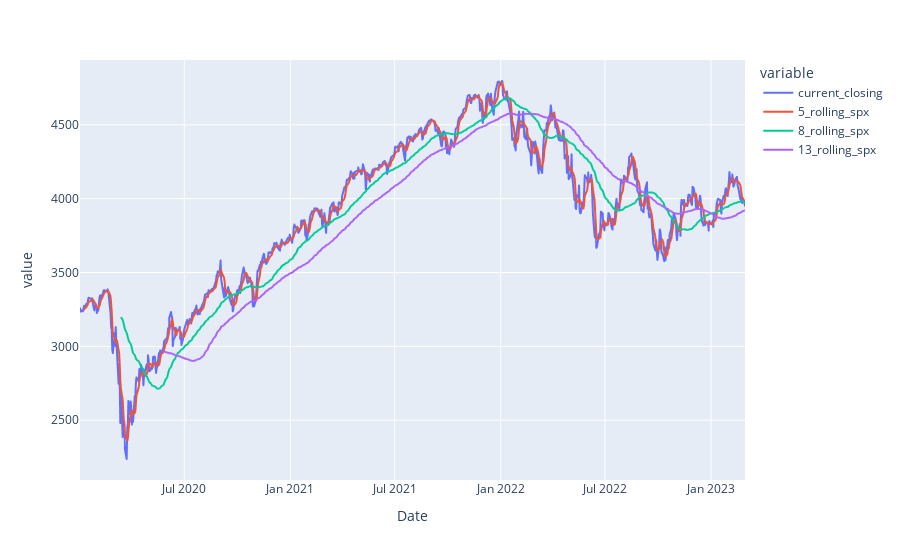

Notebook cell for this chart:
### Code cell
spx_close = spx['Close'].sort_index(ascending=True)
spx_shortterm_df = pd.DataFrame()
#Calculating 5-8-13 moving day averages for short term
spx_shortterm_df['current_closing'] = spx_close.copy()
spx_shortterm_df['5_rolling_spx'] = spx_close.rolling(window=5).mean()
spx_shortterm_df['8_rolling_spx'] = spx_close.rolling(window=50).mean()
spx_shortterm_df['13_rolling_spx'] = spx_close.rolling(window=100).mean()

spx_shortterm_df .head()



#Plotting 
px.line(spx_close)
fig = px.line(spx_shortterm_df)
fig.show()

### Figure 1 — Plotly figure (JSON) as saved in the notebook; plotly's stock layout.template omitted (floating-point values rounded to 4 significant figures; data arrays with more than 128 entries replaced by an {"elided": "..."} marker saying what was removed)
{"data": [{"hovertemplate": "variable=current_closing<br>Date=%{x}<br>value=%{y}<extra></extra>", "legendgroup": "current_closing", "line": {"color": "#636efa", "dash": "solid"}, "marker": {"symbol": "circle"}, "mode": "lines", "name": "current_closing", "showlegend": true, "type": "scattergl", "x": {"elided": "796 str values"}, "xaxis": "x", "y": {"elided": "796 float values"}, "yaxis": "y"}, {"hovertemplate": "variable=5_rolling_spx<br>Date=%{x}<br>value=%{y}<extra></extra>", "legendgroup": "5_rolling_spx", "line": {"color": "#EF553B", "dash": "solid"}, "marker": {"symbol": "circle"}, "mode": "lines", "name": "5_rolling_spx", "showlegend": true, "type": "scattergl", "x": {"elided": "796 str values"}, "xaxis": "x", "y": {"elided": "796 float values"}, "yaxis": "y"}, {"hovertemplate": "variable=8_rolling_spx<br>Date=%{x}<br>value=%{y}<extra></extra>", "legendgroup": "8_rolling_spx", "line": {"color": "#00cc96", "dash": "solid"}, "marker": {"symbol": "circle"}, "mode": "lines", "name": "8_rolling_spx", "showlegend": true, "type": "scattergl", "x": {"elided": "796 str values"}, "xaxis": "x", "y": {"elided": "796 float values"}, "yaxis": "y"}, {"hovertemplate": "variable=13_rolling_spx<br>Date=%{x}<br>value=%{y}<extra></extra>", "legendgroup": "13_rolling_spx", "line": {"color": "#ab63fa", "dash": "solid"}, "marker": {"symbol": "circle"}, "mode": "lines", "name": "13_rolling_spx", "showlegend": true, "type": "scattergl", "x": {"elided": "796 str values"}, "xaxis": "x", "y": {"elided": "796 float values"}, "yaxis": "y"}], "layout": {"legend": {"title": {"text": "variable"}, "tracegroupgap": 0}, "margin": {"t": 60}, "xaxis": {"anchor": "y", "domain": [0, 1], "title": {"text": "Date"}}, "yaxis": {"anchor": "x", "domain": [0, 1], "title": {"text": "value"}}}}
